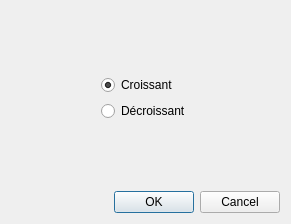
<?xml version="1.0" encoding="UTF-8"?>
<ui version="4.0">
 <class>DialogTrier</class>
 <widget class="QDialog" name="DialogTrier">
  <property name="geometry">
   <rect>
    <x>0</x>
    <y>0</y>
    <width>291</width>
    <height>224</height>
   </rect>
  </property>
  <property name="sizePolicy">
   <sizepolicy hsizetype="Expanding" vsizetype="Expanding">
    <horstretch>0</horstretch>
    <verstretch>0</verstretch>
   </sizepolicy>
  </property>
  <property name="minimumSize">
   <size>
    <width>100</width>
    <height>100</height>
   </size>
  </property>
  <property name="windowTitle">
   <string>Dialog</string>
  </property>
  <layout class="QVBoxLayout" name="verticalLayout_3">
   <item>
    <layout class="QVBoxLayout" name="verticalLayout_2">
     <item>
      <spacer name="verticalSpacer">
       <property name="orientation">
        <enum>Qt::Vertical</enum>
       </property>
       <property name="sizeHint" stdset="0">
        <size>
         <width>20</width>
         <height>40</height>
        </size>
       </property>
      </spacer>
     </item>
     <item>
      <layout class="QHBoxLayout" name="horizontalLayout">
       <item>
        <spacer name="horizontalSpacer">
         <property name="orientation">
          <enum>Qt::Horizontal</enum>
         </property>
         <property name="sizeHint" stdset="0">
          <size>
           <width>40</width>
           <height>20</height>
          </size>
         </property>
        </spacer>
       </item>
       <item>
        <layout class="QVBoxLayout" name="verticalLayout">
         <item>
          <widget class="QRadioButton" name="_myRBCroissant">
           <property name="text">
            <string>Croissant</string>
           </property>
           <property name="checked">
            <bool>true</bool>
           </property>
          </widget>
         </item>
         <item>
          <widget class="QRadioButton" name="_myRBDecroissant">
           <property name="text">
            <string>Décroissant</string>
           </property>
          </widget>
         </item>
        </layout>
       </item>
       <item>
        <spacer name="horizontalSpacer_2">
         <property name="orientation">
          <enum>Qt::Horizontal</enum>
         </property>
         <property name="sizeHint" stdset="0">
          <size>
           <width>40</width>
           <height>20</height>
          </size>
         </property>
        </spacer>
       </item>
      </layout>
     </item>
     <item>
      <spacer name="verticalSpacer_2">
       <property name="orientation">
        <enum>Qt::Vertical</enum>
       </property>
       <property name="sizeHint" stdset="0">
        <size>
         <width>20</width>
         <height>40</height>
        </size>
       </property>
      </spacer>
     </item>
    </layout>
   </item>
   <item>
    <widget class="QDialogButtonBox" name="buttonBox">
     <property name="orientation">
      <enum>Qt::Horizontal</enum>
     </property>
     <property name="standardButtons">
      <set>QDialogButtonBox::Cancel|QDialogButtonBox::Ok</set>
     </property>
    </widget>
   </item>
  </layout>
 </widget>
 <resources/>
 <connections>
  <connection>
   <sender>buttonBox</sender>
   <signal>accepted()</signal>
   <receiver>DialogTrier</receiver>
   <slot>accept()</slot>
   <hints>
    <hint type="sourcelabel">
     <x>248</x>
     <y>254</y>
    </hint>
    <hint type="destinationlabel">
     <x>157</x>
     <y>274</y>
    </hint>
   </hints>
  </connection>
  <connection>
   <sender>buttonBox</sender>
   <signal>rejected()</signal>
   <receiver>DialogTrier</receiver>
   <slot>reject()</slot>
   <hints>
    <hint type="sourcelabel">
     <x>316</x>
     <y>260</y>
    </hint>
    <hint type="destinationlabel">
     <x>286</x>
     <y>274</y>
    </hint>
   </hints>
  </connection>
 </connections>
</ui>
